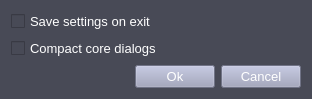
<?xml version="1.0" encoding="UTF-8"?>
<ui version="4.0">
 <class>DlgSettings</class>
 <widget class="QWidget" name="DlgSettings">
  <property name="geometry">
   <rect>
    <x>0</x>
    <y>0</y>
    <width>312</width>
    <height>97</height>
   </rect>
  </property>
  <property name="font">
   <font>
    <family>Arial</family>
    <pointsize>12</pointsize>
    <weight>75</weight>
    <bold>true</bold>
   </font>
  </property>
  <property name="windowTitle">
   <string>Settings</string>
  </property>
  <property name="styleSheet">
   <string notr="true">QWidget {color: #FFFFFF; background: #484A56;} QPushButton {color: #FFFFFF; background-color: #9DA1BC;}</string>
  </property>
  <layout class="QVBoxLayout" name="verticalLayout">
   <item>
    <widget class="QCheckBox" name="poCheckBoxSaveExit">
     <property name="font">
      <font>
       <family>Arial</family>
       <pointsize>10</pointsize>
       <weight>50</weight>
       <bold>false</bold>
      </font>
     </property>
     <property name="text">
      <string>Save settings on exit</string>
     </property>
    </widget>
   </item>
   <item>
    <widget class="QCheckBox" name="poCheckBoxCompactCoreDialogs">
     <property name="font">
      <font>
       <family>Arial</family>
       <pointsize>10</pointsize>
       <weight>50</weight>
       <bold>false</bold>
      </font>
     </property>
     <property name="text">
      <string>Compact core dialogs</string>
     </property>
    </widget>
   </item>
   <item>
    <spacer name="verticalSpacer">
     <property name="orientation">
      <enum>Qt::Vertical</enum>
     </property>
     <property name="sizeHint" stdset="0">
      <size>
       <width>20</width>
       <height>66</height>
      </size>
     </property>
    </spacer>
   </item>
   <item>
    <layout class="QHBoxLayout" name="horizontalLayout">
     <item>
      <spacer name="horizontalSpacer">
       <property name="orientation">
        <enum>Qt::Horizontal</enum>
       </property>
       <property name="sizeHint" stdset="0">
        <size>
         <width>40</width>
         <height>20</height>
        </size>
       </property>
      </spacer>
     </item>
     <item>
      <widget class="SDC_PushButton" name="poButtonOk">
       <property name="font">
        <font>
         <family>Arial</family>
         <pointsize>10</pointsize>
         <weight>50</weight>
         <bold>false</bold>
        </font>
       </property>
       <property name="text">
        <string>Ok</string>
       </property>
      </widget>
     </item>
     <item>
      <widget class="SDC_PushButton" name="poButtonCancel">
       <property name="font">
        <font>
         <family>Arial</family>
         <pointsize>10</pointsize>
         <weight>50</weight>
         <bold>false</bold>
        </font>
       </property>
       <property name="text">
        <string>Cancel</string>
       </property>
      </widget>
     </item>
    </layout>
   </item>
  </layout>
 </widget>
 <customwidgets>
  <customwidget>
   <class>SDC_PushButton</class>
   <extends>QPushButton</extends>
   <header>./dialogs/sdc_components.h</header>
  </customwidget>
 </customwidgets>
 <resources>
  <include location="./SpcDDSControl.qrc"/>
 </resources>
 <connections/>
</ui>
